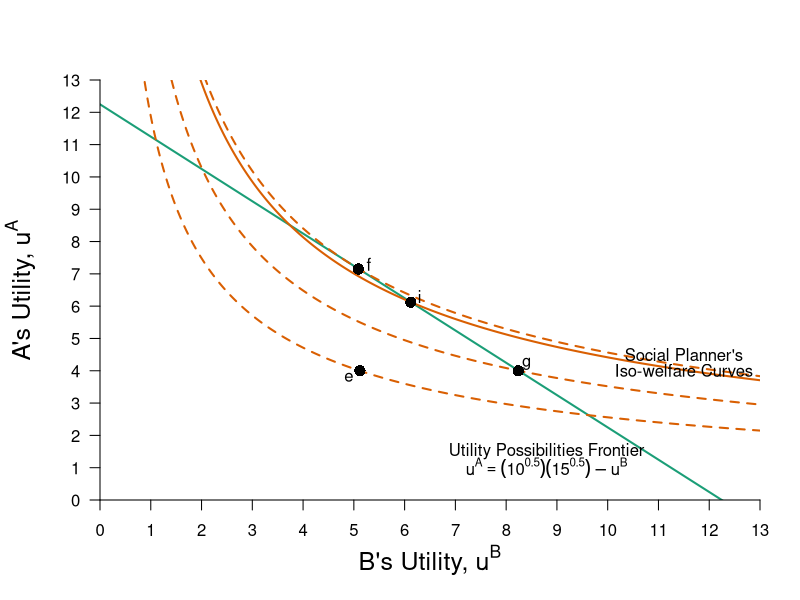

Reproduce this figure in R.
require(ggplot2)
require(shape)
require(plotrix)
pdf(file = "property_fig6.pdf", width = 9, height = 7)

#Set parameters for graphics
axislabelsize <- 1.5
graphlinewidth <- 2

upf <- function(ub) {
  12.24745 - ub
}

swf.e <- function(ub, a = 0.4, W = 4.41465) {
  (((W)*(1/ub)^a)^(1/(1-a)))
}


swf.f <- function(ub, a = 0.4, W = 6.246474) {
  (((W)*(1/ub)^a)^(1/(1-a)))
}


swf.g <- function(ub, a = 0.4, W = 5.344295) {
  (((W)*(1/ub)^a)^(1/(1-a)))
}

swf.i <- function(ub, a = 0.4, W = 6.123724) {
  (((W)*(1/ub)^a)^(1/(1-a)))
}


#W = (^0.6)(^0.4)


#Notes
#ua = (xa^0.5)*(ya^0.5)
#ub = ((10-xa)^05)*((15-ya)^0.5)

#ua = (10^0.5)*(15^0.5) = 12.24745
#ua_e = u(8,2) = (8^0.5)*(2^0.5) = 4

#Point g
# => x^A = 4/((3/2)^0.5) = 3.27 => x^B = 6.73
# => y^A = 3/2(x^A) = 4.9 => y^B = 10.1
#ua_g(4.9^0.5)*(3.27^0.5) = 4.002874
#ub_g(6.73^0.5)*(10.1^0.5) = 8.244574
#W = (4.002874^0.5)*(8.244574^0.5) = 5.744736

COL <- c("#1B9E77", "#D95F02", "#7570B3", "#E7298A", "#66A61E", "#E6AB02", "#A6761D", "#666666")
#COL <- c("#7fc97f", "#beaed4", "#fdc086", "#ffff99")
par(mar =  c(5, 5, 4, 2))
xlims <- c(0, 13)
ylims <- c(0, 13)


plot(0, 0, xlim = xlims, ylim = ylims, type = "n",
     xlab = expression(paste("B's Utility, ", u^B)),
     ylab = expression(paste("A's Utility, ", u^A)),
     xaxt = "n", 
     yaxt = "n", 
     cex.lab = axislabelsize, 
     bty = "n",
     xaxs="i", 
     yaxs="i")

npts <- 500 
npts2 <- 501
#Specify the sequences of points for graphing. 
xx1 <- seq(xlims[1], xlims[2], length.out = npts)
xx2 <- seq(xlims[1], xlims[2], length.out = npts)
xx3 <- seq(xlims[1], xlims[2], length.out = npts2)
xx4 <- seq(xlims[1], 13, length.out = npts2)

#Draw the lines for the graphs
lines(xx1, upf(xx1), col = COL[1], lwd = graphlinewidth)
lines(xx1, swf.e(xx1), col = COL[2], lwd = graphlinewidth, lty = 2)
lines(xx1, swf.f(xx1), col = COL[2], lwd = graphlinewidth, lty = 2)
lines(xx1, swf.g(xx1), col = COL[2], lwd = graphlinewidth, lty = 2)
lines(xx1, swf.i(xx1), col = COL[2], lwd = graphlinewidth)
#lines(xx2, solowCondition(xx2, delta = 5), col = COL[3], lwd = 4)
#lines(xx2, solowInfeas(xx2, delta = 5), col = COL[1], lwd = 4, lty = 2)

#Customize ticks and labels for the plot
ticksy <- seq(from = ylims[1], to = ylims[2], by = 1)
ylabels <- seq(from = ylims[1], to = ylims[2], by = 1)
ticksx <- seq(from =  xlims[1], to = xlims[2], by = 1)
xlabels <- seq(from = xlims[1], to = xlims[2], by = 1)
axis(1, at = ticksx, pos = 0, labels = xlabels)
axis(2, at = ticksy, pos = 0, labels = ylabels, las = 1)

#Annotation of the  graphs
#UPF
text(8.8, 1.5, expression(paste("Utility Possibilities Frontier")))
text(8.8, 1, expression(paste(u^A == (10^0.5)*(15^0.5) - u^B)))

#SWF
text(11.5, 4.5, expression(paste("Social Planner's")))
text(11.5, 4, expression(paste("Iso-welfare Curves")))

#Annotate Point f
#u^A = (5.84^0.5)*(8.77^0.5) = 7.16
#u^B = (4.16^0.5)*(6.23^0.5) = 5.09
#W = (7.16^0.6)*(5.09^0.4) = 6.246474

points(5.09, 7.15, pch = 16, col = "black", cex = 1.5)
text(5.3, 7.3, expression(f))


#Annotate Point i
#(5^0.5)*(7.5^0.5) = 6.123724
#W = (6.123724^0.6)*(6.123724^0.4) = 6.123724

points(6.123724, 6.123724, pch = 16, col = "black", cex = 1.5)
text(6.3, 6.3, expression(i))

#Annotate point g
#ua_g(4.9^0.5)*(3.27^0.5) = 4.002874
#ub_g(6.73^0.5)*(10.1^0.5) = 8.244574
#W = (4.002874^0.6)*(8.244574^0.4) = 5.344295
points(8.24, 4, pch = 16, col = "black", cex = 1.5)
text(8.4, 4.2, expression(g))

#Annotate point e.
#ua_e = (8^0.5)*(2^0.5) = 4
#ub_e = (2^0.5)*(13.1^0.5) = 5.118594
#W = (4^0.6)*(5.118594^0.4) = 4.41465
points(5.12, 4, pch = 16, col = "black", cex = 1.5)
text(4.9, 3.8, expression(e))






dev.off()
